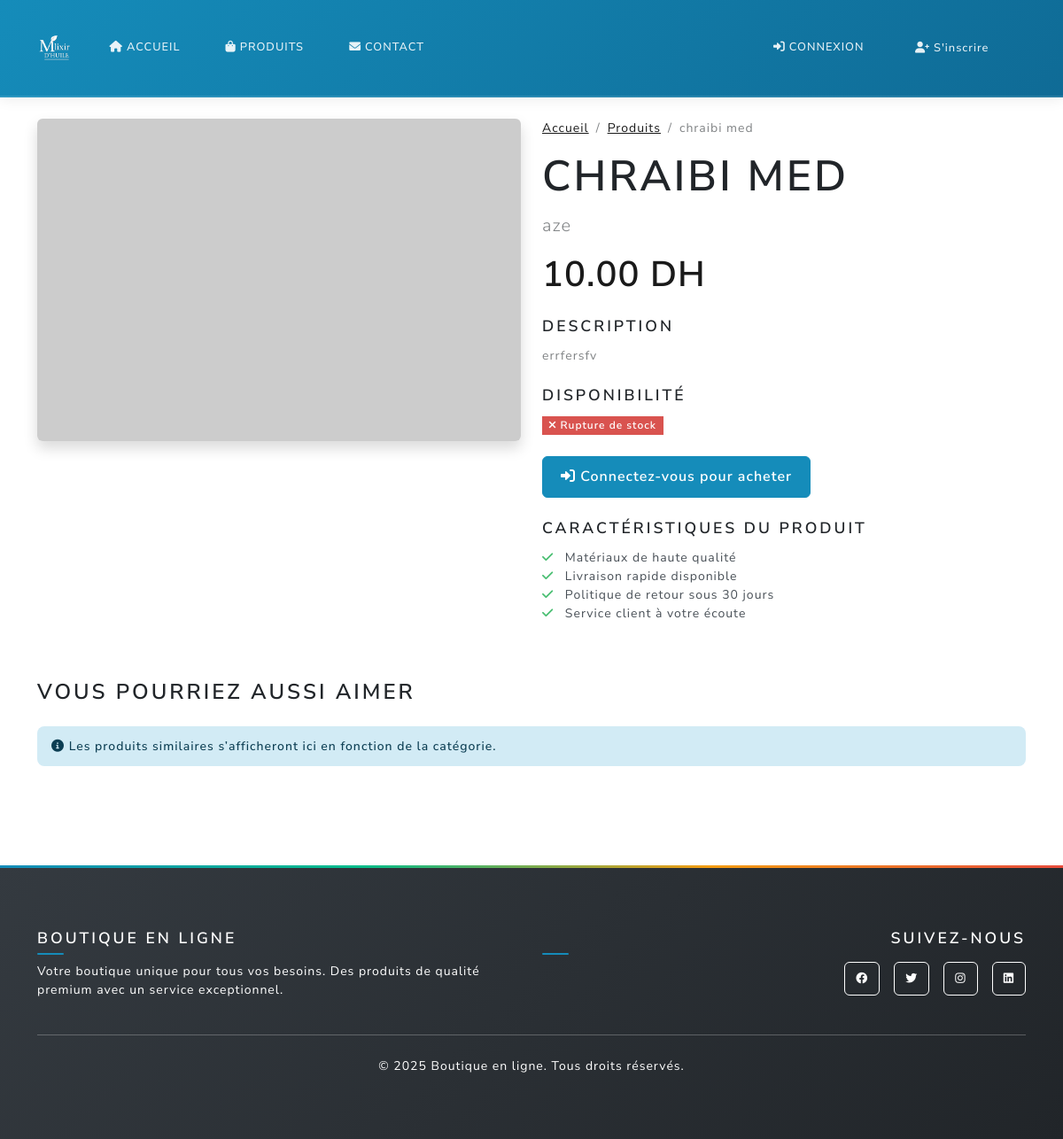
Page /product/9 on the earlier database version.
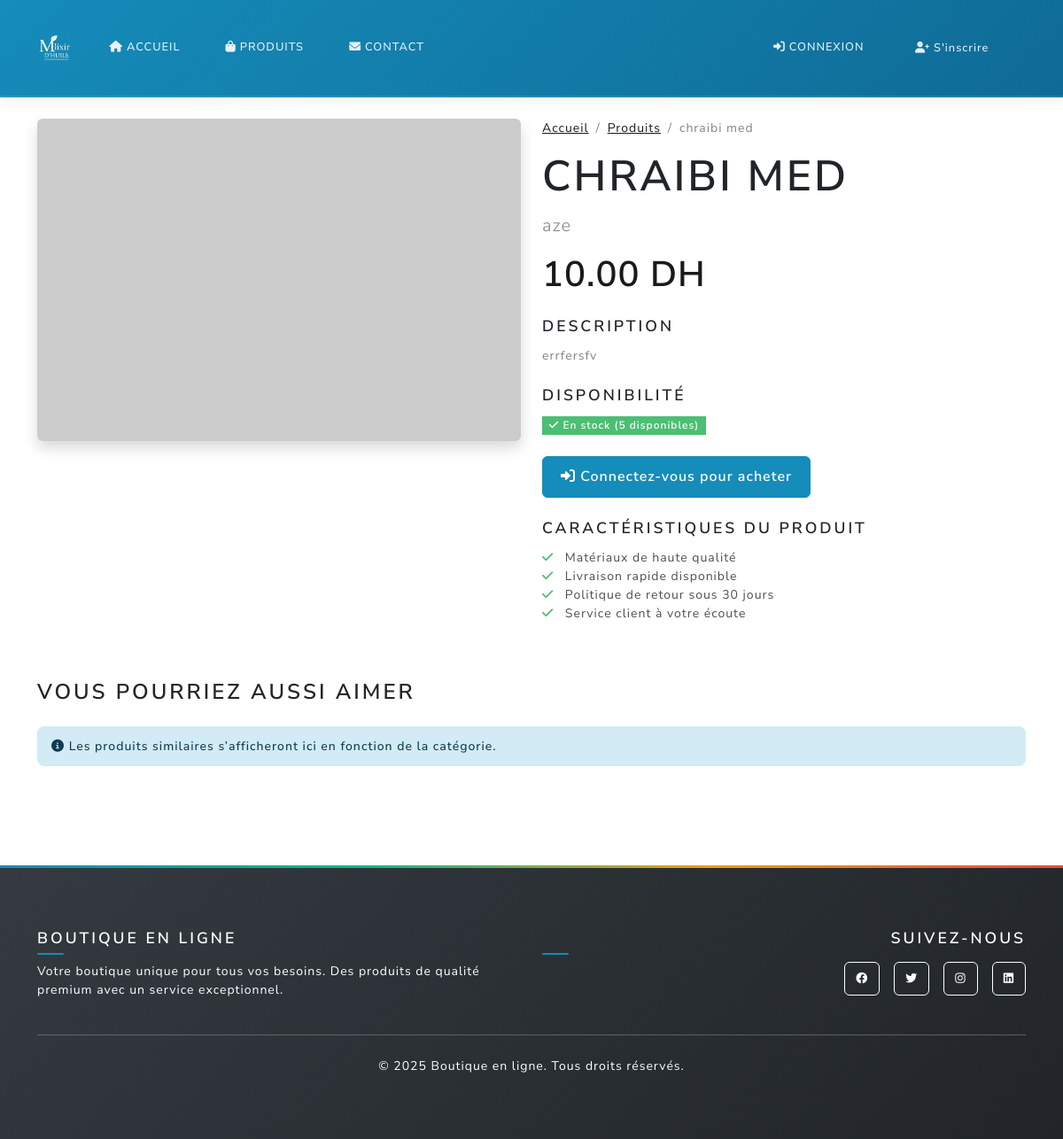
Same page on the later database version.
### main.py (models this page shows)
class Product(db.Model):
    id = db.Column(db.Integer, primary_key=True)
    name = db.Column(db.String(100), nullable=False)
    description = db.Column(db.Text, nullable=False)
    price = db.Column(db.Float, nullable=False)
    image_url = db.Column(db.String(200), default='https://via.placeholder.com/300x200')
    stock = db.Column(db.Integer, default=0)
    category = db.Column(db.String(50), nullable=False)

### main.py (the view)
@app.route('/product/<int:product_id>')
def product_detail(product_id):
    product = Product.query.get_or_404(product_id)
    return render_template('product_detail.html', product=product)

### main.py (called while the page is built, shortened)
@app.context_processor
def inject_cart_count():
    return {'cart_count': 0, 'cart_total_quantity': 0}

def get_shipping_settings():
    settings = ShippingSettings.query.first()
    return settings

@app.context_processor
def inject_shipping_settings():
    try:
        settings = get_shipping_settings()
        return {
            'shipping_settings': settings,
            'free_shipping_threshold': settings.free_shipping_threshold,
            'standard_shipping_cost': settings.standard_shipping_cost,
            'tax_rate': settings.tax_rate,
            'currency': settings.currency
        }
    except:
        return {
            'shipping_settings': None,
            'free_shipping_threshold': 500,
            'standard_shipping_cost': 30,
            'tax_rate': 0.2,
            'currency': 'DH'
        }

@app.context_processor
def inject_admin_stats():
    return {'unread_contacts_count': 0, 'pending_responses_count': 0}

### templates/product_detail.html (shortened to what this page needs)
{% extends "base.html" %}
{% block content %}
<div class="container py-4">
  <div class="row">
    <div class="col-md-6">
      <img
        src="{{ product.image_url }}"
        class="img-fluid rounded shadow"
        alt="{{ product.name }}"
      />
    </div>
    <div class="col-md-6">
      <nav aria-label="breadcrumb">
        <ol class="breadcrumb">
          <li class="breadcrumb-item">
            <a href="{{ url_for('home') }}">Accueil</a>
          </li>
          <li class="breadcrumb-item">
            <a href="{{ url_for('products') }}">Produits</a>
          </li>
          <li class="breadcrumb-item active" aria-current="page">
            {{ product.name }}
          </li>
        </ol>
      </nav>
      <h1 class="display-5 fw-bold">{{ product.name }}</h1>
      <p class="lead text-muted">{{ product.category }}</p>
      <div class="mb-4">
        <span class="display-6 text-primary fw-bold">
          {{ "%.2f"|format(product.price) }} DH
        </span>
      </div>
      <div class="mb-4">
        <h5>Description</h5>
        <p class="text-muted">{{ product.description }}</p>
      </div>
      <div class="mb-4">
        <h5>Disponibilité</h5>
        {% if product.stock > 0 %}
        <span class="badge bg-success fs-6">
          <i class="fas fa-check"></i> En stock ({{ product.stock }} disponibles)
        </span>
        {% else %}
        <span class="badge bg-danger fs-6">
          <i class="fas fa-times"></i> Rupture de stock
        </span>
        {% endif %}
      </div>
      <div class="d-grid gap-2 d-md-flex">
        {% if current_user.is_authenticated %}
          {% if product.stock > 0 %}
          <a
            href="{{ url_for('add_to_cart', product_id=product.id) }}"
            class="btn btn-primary btn-lg me-md-2"
          >
            <i class="fas fa-cart-plus"></i> Ajouter au panier
          </a>
          <a href="{{ url_for('checkout') }}" class="btn btn-success btn-lg">
            <i class="fas fa-bolt"></i> Acheter maintenant
          </a>
          {% else %}
          <button class="btn btn-secondary btn-lg" disabled>
            <i class="fas fa-times"></i> Indisponible
          </button>
          {% endif %}
        {% else %}
        <a href="{{ url_for('login') }}" class="btn btn-primary btn-lg">
          <i class="fas fa-sign-in-alt"></i> Connectez-vous pour acheter
        </a>
        {% endif %}
      </div>
      <div class="mt-4">
        <h5>Caractéristiques du produit</h5>
        <ul class="list-unstyled">
          <li>
            <i class="fas fa-check text-success me-2"></i> Matériaux de haute qualité
          </li>
          <li>
            <i class="fas fa-check text-success me-2"></i> Livraison rapide disponible
          </li>
          <li>
            <i class="fas fa-check text-success me-2"></i> Politique de retour sous 30 jours
          </li>
          <li>
            <i class="fas fa-check text-success me-2"></i> Service client à votre écoute
          </li>
        </ul>
      </div>
    </div>
  </div>
  <div class="row mt-5">
    <div class="col-12">
      <h3 class="mb-4">Vous pourriez aussi aimer</h3>
    </div>
    <div class="col-12">
      <div class="alert alert-info">
        <i class="fas fa-info-circle"></i>
        Les produits similaires s’afficheront ici en fonction de la catégorie.
      </div>
    </div>
  </div>
</div>
{% endblock %}

### templates/base.html (shortened to what this page needs)
<!DOCTYPE html>
<html lang="fr">
  <head>
    <link
      href="https://cdn.jsdelivr.net/npm/bootswatch@5.3.2/dist/lux/bootstrap.min.css"
      rel="stylesheet"
    />
    <link
      href="https://cdnjs.cloudflare.com/ajax/libs/font-awesome/6.0.0/css/all.min.css"
      rel="stylesheet"
    />
    <link
      href="{{ url_for('static', filename='css/style.css') }}"
      rel="stylesheet"
    />
  </head>
  <body>
    <nav class="navbar navbar-expand-lg navbar-dark bg-dark">
      <div class="container">
        <a class="navbar-brand d-flex align-items-center fw-bold" href="{{ url_for('home') }}">
          <img src="{{ url_for('static', filename='img/image1.png') }}"
               alt="E-SHOP Logo"
               style="height:40px; width:auto; border-radius:8px;">
        </a>
        <div class="collapse navbar-collapse" id="navbarNav">
          <ul class="navbar-nav me-auto">
            <li class="nav-item">
              <a class="nav-link" href="{{ url_for('home') }}">
                <i class="fas fa-home me-1"></i>Accueil
              </a>
            </li>
            <li class="nav-item">
              <a class="nav-link" href="{{ url_for('products') }}">
                <i class="fas fa-shopping-bag me-1"></i>Produits
              </a>
            </li>
            <li class="nav-item">
              <a class="nav-link" href="{{ url_for('contact') }}">
                <i class="fas fa-envelope me-1"></i>Contact
              </a>
            </li>
          </ul>
          <ul class="navbar-nav">
            {% if current_user.is_authenticated %}
              <li class="nav-item">
                <a class="nav-link position-relative" href="{{ url_for('cart') }}">
                  <i class="fas fa-shopping-cart me-1"></i>Panier
                  {% if cart_total_quantity is defined and cart_total_quantity > 0 %}
                    <span class="position-absolute top-0 start-100 translate-middle badge rounded-pill bg-danger">
                      {{ cart_total_quantity }}
                      <span class="visually-hidden">articles dans le panier</span>
                    </span>
                  {% elif session.cart and session.cart|length > 0 %}
                    <span class="position-absolute top-0 start-100 translate-middle badge rounded-pill bg-danger">
                      {{ session.cart|length }}
                      <span class="visually-hidden">articles dans le panier</span>
                    </span>
                  {% endif %}
                </a>
              </li>
              <li class="nav-item">
                <a class="nav-link" href="{{ url_for('dashboard') }}">
                  <i class="fas fa-user me-1"></i>Mes commandes
                </a>
              </li>
              {% if current_user.is_admin %}
  <li class="nav-item dropdown">
    <a class="nav-link dropdown-toggle" href="#" role="button" data-bs-toggle="dropdown">
      <i class="fas fa-crown me-1 text-warning"></i>Admin
    </a>
    <ul class="dropdown-menu">
      <li>
        <a class="dropdown-item" href="{{ url_for('admin_products') }}">
          <i class="fas fa-boxes me-2"></i>Gérer les produits
        </a>
      </li>
      <li>
        <a class="dropdown-item" href="{{ url_for('admin_orders') }}">
          <i class="fas fa-clipboard-list me-2"></i>Toutes les commandes
        </a>
      </li>
      <li>
        <a class="dropdown-item" href="{{ url_for('admin_contacts') }}">
          <i class="fas fa-envelope me-1"></i>Tous les contacts
        </a>
      </li>
      <li><hr class="dropdown-divider"></li>
      <li>
        <a class="dropdown-item" href="{{ url_for('admin_shipping_settings') }}">
          <i class="fas fa-shipping-fast me-2"></i>Paramètres livraison
        </a>
      </li>
      <li>
        <a class="dropdown-item" href="{{ url_for('create_test_order') }}">
          <i class="fas fa-plus me-2"></i>Créer commande test
        </a>
      </li>
    </ul>
  </li>
{% endif %}
              <li class="nav-item dropdown">
                <a class="nav-link dropdown-toggle" href="#" role="button" data-bs-toggle="dropdown">
                  <i class="fas fa-user-circle me-1"></i>{{ current_user.username }}
                </a>
                <ul class="dropdown-menu">
                  <li>
                    <a class="dropdown-item" href="{{ url_for('profile') }}">
                      <i class="fas fa-user me-2"></i>Profil
                    </a>
                  </li>
                  <li>
                    <a class="dropdown-item" href="{{ url_for('edit_profile') }}">
                      <i class="fas fa-edit me-2"></i>Modifier le profil
                    </a>
                  </li>
                  <li><hr class="dropdown-divider"></li>
                  <li>
                    <a class="dropdown-item text-danger" href="{{ url_for('logout') }}">
                      <i class="fas fa-sign-out-alt me-2"></i>Déconnexion
                    </a>
                  </li>
                </ul>
              </li>
            {% else %}
              <li class="nav-item">
                <a class="nav-link" style="margin-top: 2.59px;" href="{{ url_for('login') }}">
                  <i class="fas fa-sign-in-alt me-1"></i>Connexion
                </a>
              </li>
              <li class="nav-item">
                <a class="nav-link btn btn-outline-primary ms-2" href="{{ url_for('register') }}">
                  <i class="fas fa-user-plus me-1"></i>S'inscrire
                </a>
              </li>
            {% endif %}
          </ul>
        </div>
      </div>
    </nav>
    <main>{% block content %}{% endblock %}</main>
    <footer class="bg-dark text-white py-5 mt-5">
      <div class="container">
        <div class="row">
          <div class="col-md-6">
            <h5 class="fw-bold mb-3">Boutique en ligne</h5>
            <p class="text-white">
              Votre boutique unique pour tous vos besoins. Des produits de qualité
              premium avec un service exceptionnel.
            </p>
          </div>
          <div class="col-md-6 text-md-end">
            <h5 class="fw-bold mb-3">Suivez-nous</h5>
            <div class="d-flex justify-content-md-end gap-3">
              <a href="#" class="btn btn-outline-light btn-sm">
                <i class="fab fa-facebook"></i>
              </a>
              <a href="#" class="btn btn-outline-light btn-sm">
                <i class="fab fa-twitter"></i>
              </a>
              <a href="#" class="btn btn-outline-light btn-sm">
                <i class="fab fa-instagram"></i>
              </a>
              <a href="#" class="btn btn-outline-light btn-sm">
                <i class="fab fa-linkedin"></i>
              </a>
            </div>
          </div>
        </div>
        <hr class="my-4" />
        <div class="text-center">
          <p class="text-white mb-0">
            &copy; <span id="year"></span> Boutique en ligne. Tous droits réservés.
          </p>
        </div>
      </div>
    </footer>
    <div aria-live="polite" aria-atomic="true" class="position-relative">
      <div class="toast-container position-fixed top-0 end-0 p-3" style="z-index: 9999;" id="toastContainer">
      </div>
    </div>
  </body>
</html>

### static/css/style.css (style rules this page uses)
:root { --bs-blue: #158cba; --bs-indigo: #6610f2; --bs-purple: #6f42c1; --bs-pink: #e83e8c; --bs-red: #e74c3c; --bs-orange: #fd7e14; --bs-yellow: #f39c12; --bs-green: #00bc8c; --bs-teal: #20c997; --bs-cyan: #17a2b8; --bs-white: #fff; --bs-gray: #6c757d; --bs-gray-dark: #343a40; --bs-gray-100: #f8f9fa; --bs-gray-200: #e9ecef; --bs-gray-300: #dee2e6; --bs-gray-400: #ced4da; --bs-gray-500: #adb5bd; --bs-gray-600: #6c757d; --bs-gray-700: #495057; --bs-gray-800: #343a40; --bs-gray-900: #212529; --bs-primary: #158cba; --bs-secondary: #f8f9fa; --bs-success: #00bc8c; --bs-info: #3498db; --bs-warning: #f39c12; --bs-danger: #e74c3c; --bs-light: #f8f9fa; --bs-dark: #343a40; }
body { font-family: "Nunito Sans", -apple-system, BlinkMacSystemFont, "Segoe UI", Roboto, "Helvetica Neue", Arial, sans-serif; font-size: 0.875rem; font-weight: 400; line-height: 1.5; color: #495057; background-color: #fff; }
h1, h2, h3, h4, h5, h6 { color: #212529; font-weight: 600; margin-bottom: 0.75rem; }
h1 { font-size: 2rem; }
h3 { font-size: 1.5rem; }
h5 { font-size: 1.1rem; }
.navbar { position: sticky; top: 0; z-index: 1030; padding: 0.3rem 0; box-shadow: 0 2px 15px rgba(0, 0, 0, 0.08); background: linear-gradient(135deg, var(--bs-primary) 0%, #0f6b96 100%) !important; border-bottom: 2px solid rgba(255, 255, 255, 0.1); backdrop-filter: blur(15px); transition: all 0.4s cubic-bezier(0.4, 0, 0.2, 1); min-height: auto; }
main { position: relative; }
body { scroll-behavior: smooth; }
.navbar-brand { font-weight: 700; font-size: 1.2rem; color: white !important; text-shadow: 0 1px 3px rgba(0, 0, 0, 0.2); transition: all 0.4s cubic-bezier(0.4, 0, 0.2, 1); }
.navbar-nav .nav-link { font-weight: 500; font-size: 0.8rem; color: rgba(255, 255, 255, 0.9) !important; transition: all 0.4s cubic-bezier(0.4, 0, 0.2, 1); padding: 0.3rem 0.6rem; border-radius: 0.25rem; margin: 0 0.1rem; }
.navbar-nav .nav-link i { font-size: 0.8rem; transition: font-size 0.4s cubic-bezier(0.4, 0, 0.2, 1); }
.btn { border-radius: 0.375rem; font-weight: 600; text-transform: none; transition: all 0.15s ease-in-out; padding: 0.5rem 1rem; font-size: 0.875rem; border-width: 1px; }
.btn-sm { padding: 0.375rem 0.75rem; font-size: 0.8125rem; }
.btn-lg { padding: 0.675rem 1.25rem; font-size: 1rem; }
.btn-primary { background-color: var(--bs-primary); border-color: var(--bs-primary); }
.btn-outline-primary { color: var(--bs-primary); border-color: var(--bs-primary); }
footer { background: linear-gradient(135deg, var(--bs-gray-800) 0%, var(--bs-gray-900) 100%); color: white; margin-top: auto; padding: 3rem 0 1.5rem; position: relative; overflow: hidden; }
footer::before { content: ''; position: absolute; top: 0; left: 0; right: 0; height: 3px; background: linear-gradient(90deg, var(--bs-primary), var(--bs-success), var(--bs-warning), var(--bs-danger)); }
footer h5 { color: white; font-weight: 600; font-size: 1.1rem; margin-bottom: 1rem; position: relative; }
footer h5::after { content: ''; position: absolute; bottom: -0.5rem; left: 0; width: 30px; height: 2px; background-color: var(--bs-primary); border-radius: 1px; }
footer p { color: var(--bs-gray-300); font-size: 0.875rem; line-height: 1.5; margin-bottom: 1rem; }
footer a { color: var(--bs-gray-300); text-decoration: none; transition: all 0.3s ease; font-size: 0.875rem; }
.alert { border-radius: 0.5rem; border: none; font-weight: 500; padding: 0.75rem 1rem; font-size: 0.875rem; }
.container { padding-top: 1.5rem; padding-bottom: 1.5rem; }
.row { margin-bottom: 1.5rem; }

Differences in the rows shown:
changed Product "CHRAIBI MED": stock (not shown) → "5"
Other differences:
text no longer shown: "Rupture de stock"
text now shown: "En stock ( disponibles)"
